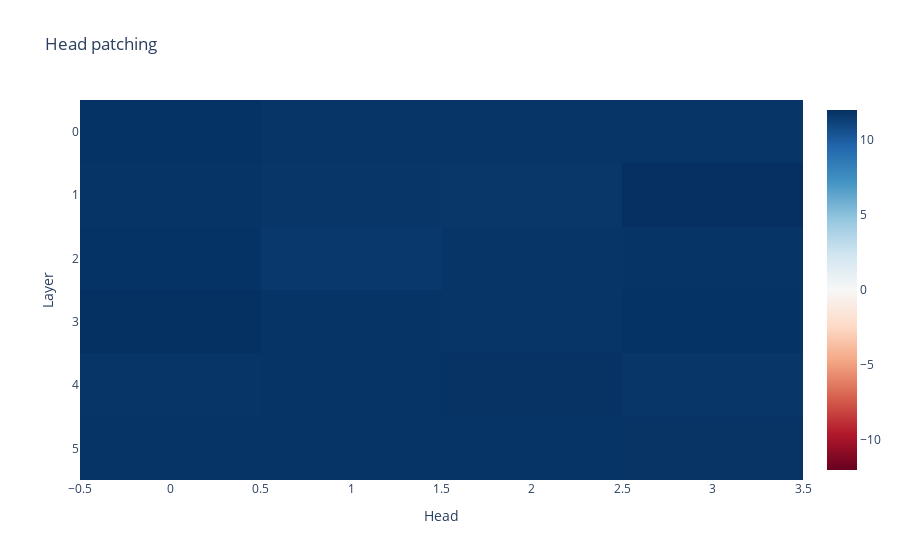

Write notebook code for a chart like this one.
### Code cell
imshow(results,
       yaxis="Layer",
       xaxis="Head",
       title="Head patching")

### Figure 1 — Plotly figure (JSON) as saved in the notebook; plotly's stock layout.template omitted (floating-point values rounded to 4 significant figures)
{"data": [{"coloraxis": "coloraxis", "hovertemplate": "x: %{x}<br>y: %{y}<br>color: %{z}<extra></extra>", "name": "0", "type": "heatmap", "xaxis": "x", "yaxis": "y", "z": [[11.89, 11.78, 11.81, 11.81], [11.82, 11.75, 11.72, 12.02], [11.9, 11.67, 11.81, 11.82], [12.0, 11.83, 11.8, 11.9], [11.82, 11.83, 11.93, 11.77], [11.85, 11.84, 11.83, 11.89]]}], "layout": {"coloraxis": {"cmid": 0, "colorscale": [[0, "rgb(103,0,31)"], [0.1, "rgb(178,24,43)"], [0.2, "rgb(214,96,77)"], [0.3, "rgb(244,165,130)"], [0.4, "rgb(253,219,199)"], [0.5, "rgb(247,247,247)"], [0.6, "rgb(209,229,240)"], [0.7, "rgb(146,197,222)"], [0.8, "rgb(67,147,195)"], [0.9, "rgb(33,102,172)"], [1, "rgb(5,48,97)"]]}, "title": {"text": "Head patching"}, "xaxis": {"anchor": "y", "domain": [0, 1], "title": {"text": "Head"}}, "yaxis": {"anchor": "x", "autorange": "reversed", "domain": [0, 1], "title": {"text": "Layer"}}}}
